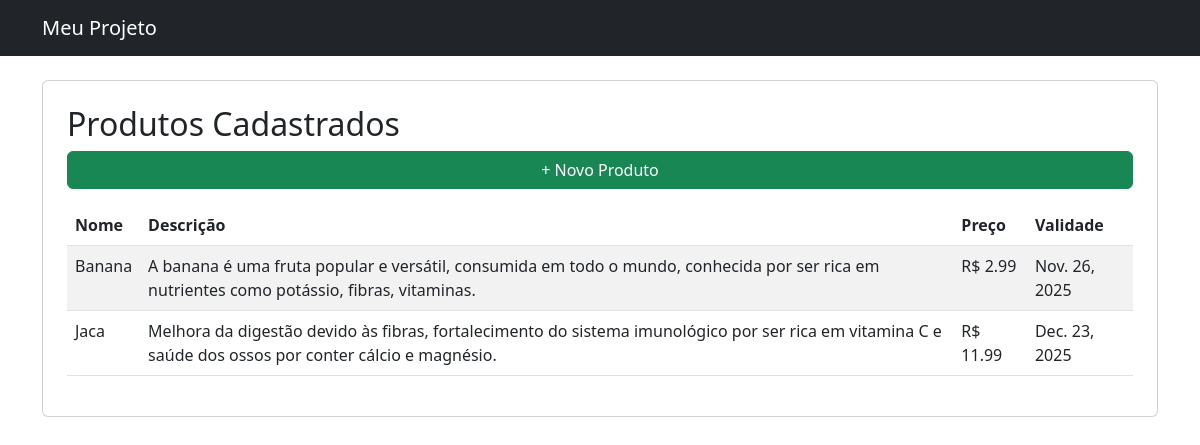
/produtos/, run on the app's committed database.
### promotions/models.py (models this page shows, shortened)
class Produto(models.Model):
    nome = models.CharField(max_length=100)
    descricao = models.TextField()
    preco = models.DecimalField(max_digits=10, decimal_places=2)
    validade = models.DateField()

### promotions/views.py (the view)
# urls.py: path('produtos/', produto_list, name='produto_list'),
def produto_list(request):
    produtos = Produto.objects.all()
    return render(request, 'produto_list.html', {'produtos': produtos})

### promotions/templates/produto_list.html (shortened to what this page needs)
{% extends 'base.html' %}
{% block content %}
<div class="card p-4">
    <h2>Produtos Cadastrados</h2>
    <a href="{% url 'produto_new' %}" class="btn btn-success mb-3">+ Novo Produto</a>
    <table class="table table-striped">
        <thead>
            <tr>
                <th>Nome</th>
                <th>Descrição</th>
                <th>Preço</th>
                <th>Validade</th>
            </tr>
        </thead>
        <tbody>
            {% for produto in produtos %}
            <tr>
                <td>{{ produto.nome }}</td>
                <td>{{ produto.descricao }}</td>
                <td>R$ {{ produto.preco }}</td>
                <td>{{ produto.validade }}</td>
            </tr>
            {% empty %}
            <tr>
                <td colspan="4">Nenhum produto cadastrado.</td>
            </tr>
            {% endfor %}
        </tbody>
    </table>
</div>
{% endblock %}

### promotions/templates/base.html (shortened to what this page needs)
<!DOCTYPE html>
<html lang="pt-br">
<head>
    <link rel="stylesheet" href="https://cdn.jsdelivr.net/npm/bootstrap@5.3.0/dist/css/bootstrap.min.css">
</head>
<body>
    <nav class="navbar navbar-expand-lg navbar-dark bg-dark mb-4">
        <div class="container">
            <a class="navbar-brand" href="#">Meu Projeto</a>
        </div>
    </nav>
    <div class="container">
        {% block content %}{% endblock %}
    </div>
</body>
</html>

### data on the page
Produto: nome "Banana", descricao "A banana é uma fruta popular e versátil, consumida em todo o mundo, conhecida por ser rica em nutrientes como potássio, fibras, vitaminas.", preco "2.99", validade "Nov. 26, 2025"
Produto: nome "Jaca", descricao "Melhora da digestão devido às fibras, fortalecimento do sistema imunológico por ser rica em vitamina C e saúde dos ossos por conter cálcio e magnésio.", preco "11.99", validade "Dec. 23, 2025"
